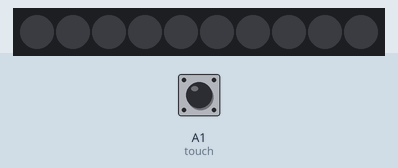
Recording of a program running on a simulated CircuitPython board. On the bench: 10 RGB LEDs in strip order, left to right. The test bench sets the inputs (shaded band); at power-on: A1 (touch) LOW. Touch pads read as touched when driven HIGH.

Above: at 1.2 s.
1.3 s: A1 (touch) pulled HIGH for 0.15 s
At 1.8 s:
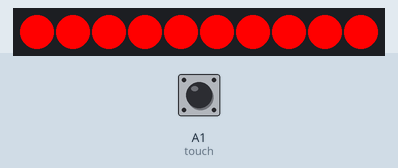
3.8 s: A1 (touch) pulled HIGH for 3.2 s
Timing chart, 0 to 6.8 s (numbered marks = the images above; inputs shaded):
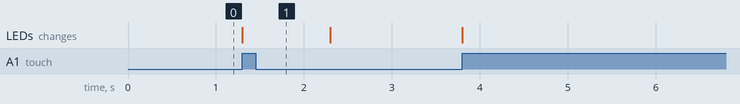

The program:

CapTouch_Neopixels.py
```python
#Capacitive Touch Example with Onboard NeoPixels
#Annabella Peretti -- Last modified 2/27/2023

import board #import the pins on this board
import neopixel #import neopixel
import time #import time functionality
import touchio #import touch functionality

onboard = neopixel.NeoPixel(board.D8, 10, brightness=2) #assigning 10 onboard neopixels at pin D8
touch_pad = board.A1 #assigning touch trigger at pin A1
touch = touchio.TouchIn(touch_pad) #assigning variable that reads if pin A1 is touched
while True:
    if touch.value: #if pin A1 is touched
        onboard.fill((255, 0, 0)) #change onboard neopixels to red color
        onboard.show() #show red LED color
        time.sleep(1) #hold color for 1 second
        onboard.fill((0, 0, 0)) #change onboard neopixels to no color
        onboard.show() #show no LED color (LEDs off)
```

Measured:
- after the input at 1.3 s, the LEDs: change at once (image 1)
